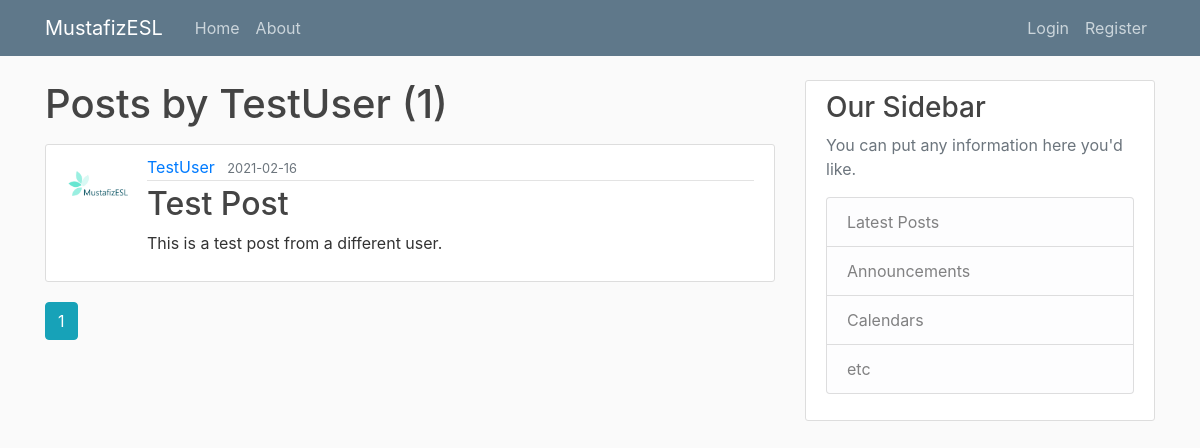
The page /user/TestUser on the database as committed earlier.
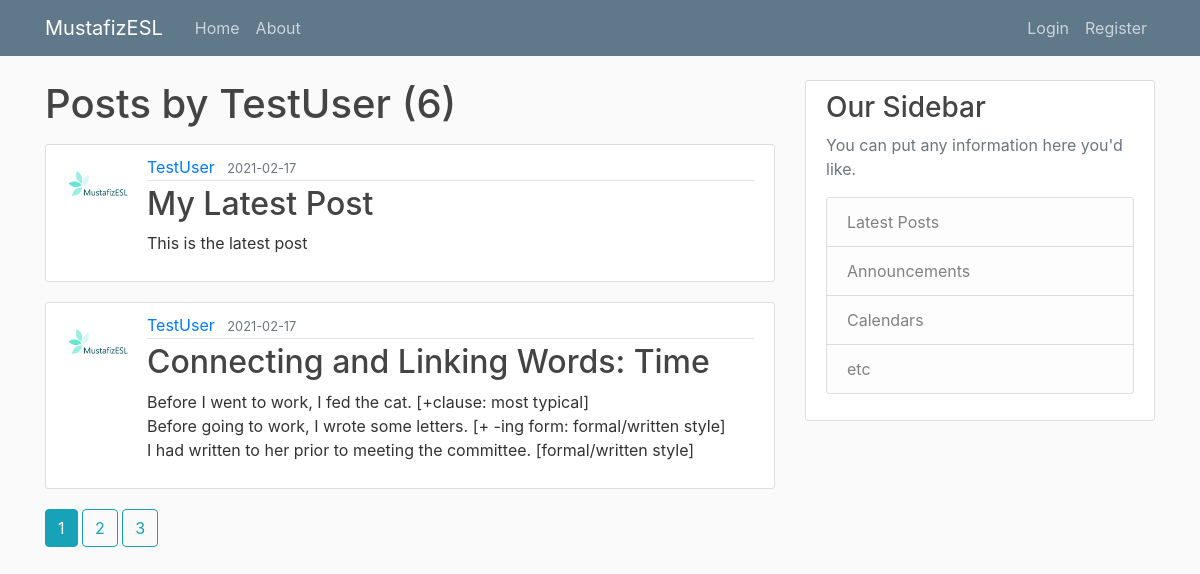
The same page on the database as committed later.
### project/models.py (models this page shows, shortened)
class User(db.Model, UserMixin):
	id = db.Column(db.Integer, primary_key=True)
	username = db.Column(db.String(20), unique=True, nullable=False)
	email = db.Column(db.String(120), unique=True, nullable=False)
	image_file = db.Column(db.String(20), nullable=False, default='default.jpg')
	password = db.Column(db.String(60), nullable=False)
	posts = db.relationship('Post', backref='author', lazy=True)

class Post(db.Model):
	id = db.Column(db.Integer, primary_key=True)
	title = db.Column(db.String(100), nullable=False)
	date_posted = db.Column(db.DateTime, nullable=False, default=datetime.utcnow)
	content = db.Column(db.Text, nullable=False)
	user_id = db.Column(db.Integer, db.ForeignKey('user.id'), nullable=False)

### project/users/routes.py (the view)
@users.route("/user/<string:username>")
def user_posts(username):
	page = request.args.get('page', 1, type=int)
	user = User.query.filter_by(username=username).first_or_404()
	posts = Post.query.filter_by(author=user).order_by(Post.date_posted.desc()).paginate(page=page, per_page=2)
	return render_template('user_posts.html', posts=posts, user=user)

### project/templates/user_posts.html
{% extends "layout.html" %}
{% block content %}
  <h1 class="mb-3">Posts by {{ user.username }} ({{ posts.total }})</h1>
	{% for post in posts.items %}
		<article class="media content-section">
      <img class="rounded-circle article-img" src="{{ url_for('static', filename='profile_pics/' + post.author.image_file) }}">
      <div class="media-body">
        <div class="article-metadata">
          <a class="mr-2" href="{{ url_for('users.user_posts', username=post.author.username) }}">{{ post.author.username }}</a>
          <small class="text-muted">{{ post.date_posted.strftime('%Y-%m-%d') }}</small>
        </div>
        <h2><a class="article-title" href="{{ url_for('posts.post', post_id=post.id) }}">{{ post.title }}</a></h2>
        <p class="article-content">{{ post.content }}</p>
      </div>
    </article>
	{% endfor %}
  {% for page_num in posts.iter_pages(left_edge=1, right_edge=1, left_current=1, right_current=2) %}
    {% if page_num %}
      {% if posts.page == page_num %}
        <a class="btn btn-info mb-4" href="{{ url_for('users.user_posts', username=user.username, page=page_num) }}">{{ page_num }}</a>
      {% else %}
        <a class="btn btn-outline-info mb-4" href="{{ url_for('users.user_posts', username=user.username, page=page_num) }}">{{ page_num }}</a>
      {% endif %}
    {% else %}
      ...
    {% endif %}
  {% endfor %}
{% endblock content %}

### project/templates/layout.html (shortened to what this page needs)
<!DOCTYPE html>
<html>
<head>
    <link rel="stylesheet" href="https://maxcdn.bootstrapcdn.com/bootstrap/4.0.0/css/bootstrap.min.css">
    <link rel="stylesheet" type="text/css" href="{{ url_for('static', filename='main.css') }}">
</head>
<body>
    <header class="site-header">
      <nav class="navbar navbar-expand-md navbar-dark bg-steel fixed-top">
        <div class="container">
          <a class="navbar-brand mr-4" href="/">MustafizESL</a>
          <div class="collapse navbar-collapse" id="navbarToggle">
            <div class="navbar-nav mr-auto">
              <a class="nav-item nav-link" href="{{ url_for('main.home') }}">Home</a>
              <a class="nav-item nav-link" href="{{ url_for('main.about') }}">About</a>
            </div>
            <div class="navbar-nav">
              {% if current_user.is_authenticated %}
                <a class="nav-item nav-link" href="{{ url_for('posts.new_post') }}">New Post</a>
                <a class="nav-item nav-link" href="{{ url_for('users.account') }}">Account</a>
                <a class="nav-item nav-link" href="{{ url_for('users.logout') }}">Logout</a>
              {% else %}
                <a class="nav-item nav-link" href="{{ url_for('users.login') }}">Login</a>
                <a class="nav-item nav-link" href="{{ url_for('users.register') }}">Register</a>
              {% endif %}
            </div>
          </div>
        </div>
      </nav>
    </header>
    <main role="main" class="container">
      <div class="row">
        <div class="col-md-8">
          {% block content %}{% endblock %}
        </div>
        <div class="col-md-4">
          <div class="content-section">
            <h3>Our Sidebar</h3>
            <p class='text-muted'>You can put any information here you'd like.
              <ul class="list-group">
                <li class="list-group-item list-group-item-light">Latest Posts</li>
                <li class="list-group-item list-group-item-light">Announcements</li>
                <li class="list-group-item list-group-item-light">Calendars</li>
                <li class="list-group-item list-group-item-light">etc</li>
              </ul>
            </p>
          </div>
        </div>
      </div>
    </main>
</body>
</html>

### project/static/main.css (style rules this page uses)
body { background: #fafafa; color: #333333; margin-top: 5rem; }
h1, h2, h3, h4, h5, h6 { color: #444444; }
.bg-steel { background-color: #5f788a; }
.site-header .navbar-nav .nav-link { color: #cbd5db; }
.content-section { background: #ffffff; padding: 10px 20px; border: 1px solid #dddddd; border-radius: 3px; margin-bottom: 20px; }
.article-title { color: #444444; }
.article-content { white-space: pre-line; }
.article-img { height: 65px; width: 65px; margin-right: 16px; }
.article-metadata { padding-bottom: 1px; margin-bottom: 4px; border-bottom: 1px solid #e3e3e3 }

Rows that differ between the two databases and show on the page:
no longer on this page (row unchanged): Post: image_file (placeholder picture), author.username "TestUser", date_posted "2021-02-16", title "Test Post", content "This is a test post from a different user."
added Post: image_file (picture), author.username "TestUser", date_posted "2021-02-17", title "My Latest Post", content "This is the latest post"
added Post: image_file (picture), author.username "TestUser", date_posted "2021-02-17", title "Connecting and Linking Words: Time", content "Before I went to work, I fed the cat. [+clause: most typical] Before going to work, I wrote some letters. [+ -ing form: formal/written style] I had written to her prior to meeting the committee. [formal/written style]"
Other text that changed with them:
{{ posts.total }}: "1" → "6"
new list line: "2"
new list line: "3"
